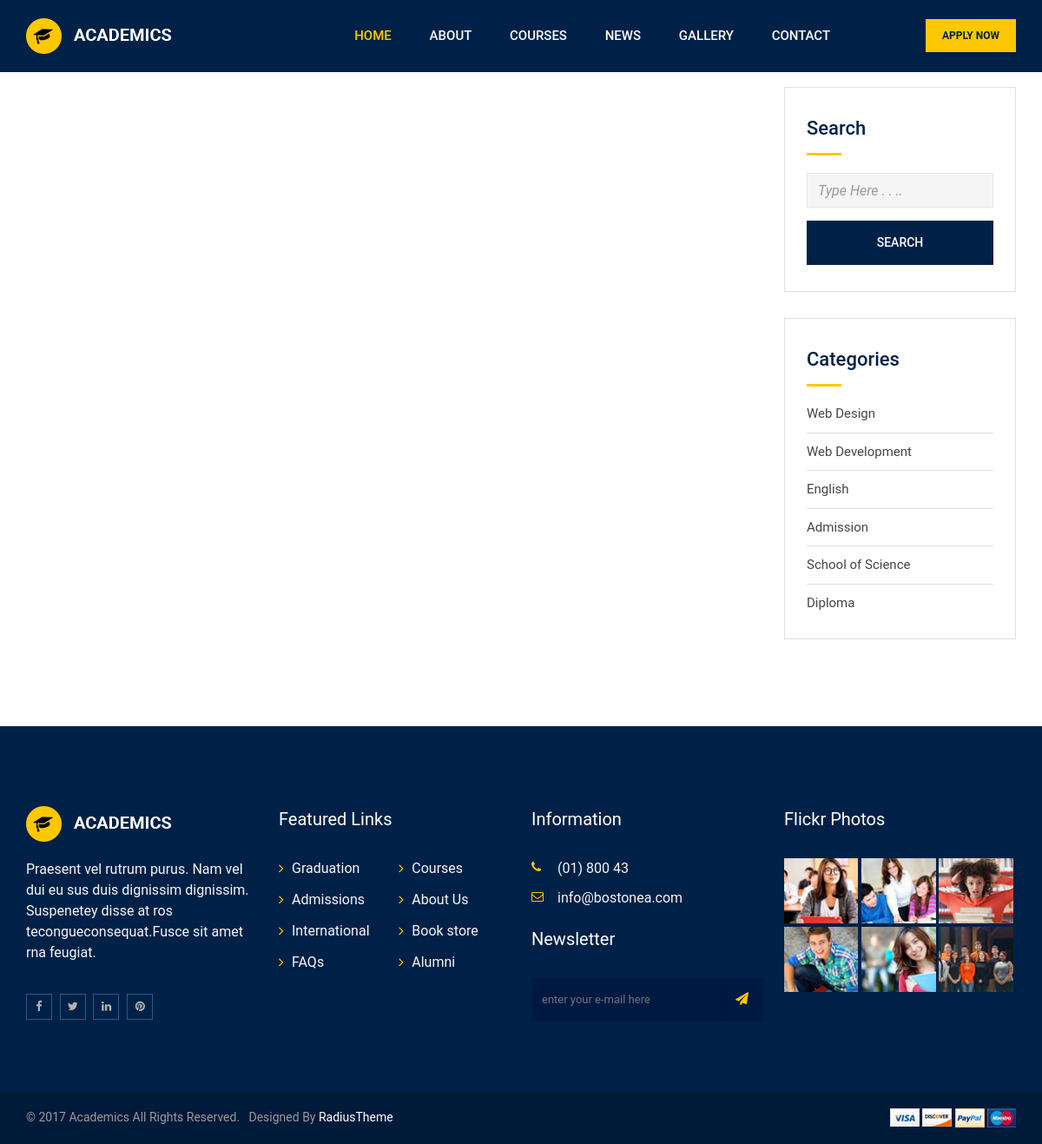
/article/event_search/, run on the app's committed database.
### academics/models.py (models this page shows, shortened)
class CourseCategory(models.Model):
    course_category = models.CharField(max_length=50)

### home/models.py (models this page shows, shortened)
class Institution(models.Model):
    insti_name = models.CharField(max_length=100)
    insti_logo = models.ImageField(upload_to='institute/', blank=True, null=True)
    insti_description = models.TextField(blank=True, null=True)
    insti_phone = models.CharField(max_length=11, blank=True, null=True)
    insti_address = models.CharField(max_length=11)
    insti_email = models.EmailField()
    insti_facebook = models.URLField(max_length=200, blank=True, null=True)
    insti_twitter = models.URLField(max_length=200, blank=True, null=True)
    insti_linkdin = models.URLField(max_length=200, blank=True, null=True)
    insti_pinterest = models.URLField(max_length=200, blank=True, null=True)

### article/views.py (the view)
# urls.py: path('event_search/', views.event_search, name='event_search'),
def event_search(request):
    search = request.GET.get('search', "None")
    result  = Event.objects.filter(
            Q(title__icontains=search) |
            Q(description__icontains=search)
            )
    print(result,"RESSSSS")
    context = {
        'result':result
    }
    return render(request, 'pages/event_search.html', context)

### home/custome_context_processor.py (called while the page is built)
def institute(request):
    inst_obj = Institution.objects.get(id=1)
    context = {
        'institute':inst_obj
    }
    return context

def category_all(request):
    categories =  CourseCategory.objects.all()
    context = {
        'categories':categories
    }
    return context

### templates/pages/event_search.html (shortened to what this page needs)
{% extends 'base.html' %}
{% load static %}
{% block content %}
<div class="event-page-area">
    <div class="container">
        <div class="row">
            <div class="col-xl-9 col-lg-9 col-md-8 col-sm-12">
            </div>
            <div class="col-xl-3 col-lg-3 col-md-4 col-sm-12">
                <div class="sidebar">
                    <div class="sidebar-box">
                        <div class="sidebar-box-inner">
                            <h3 class="sidebar-title">Search</h3>
                            <div class="sidebar-find-course">
                                <form id="checkout-form" action="{% url 'event_search' %}" method="GET">
                                    <div class="form-group course-name">
                                        <input id="first-name" placeholder="Type Here . . .." name="search" class="form-control" type="text" />
                                    </div>
                                    <div class="form-group">
                                        <button class="sidebar-search-btn-full disabled" type="submit" value="Login">Search</button>
                                    </div>
                                </form>
                            </div>
                        </div>
                    </div>
                    <div class="sidebar-box">
                        <div class="sidebar-box-inner">
                            <h3 class="sidebar-title">Categories</h3>
                            <ul class="sidebar-categories">
                                {% for i in categories %}
                                <li><a href="#">{{ i.course_category }}</a></li>
                                {% endfor %}
                            </ul>
                        </div>
                    </div>
                </div>
            </div>
        </div>
    </div>
</div>
{% endblock %}

### templates/base.html (shortened to what this page needs)
<!doctype html>
<html class="no-js" lang="">
{% load static %}
<head>
    {% include 'src/css.html' %}
</head>
<body>
<div id="wrapper">
    <header>
    {% include 'section/header.html' %}
    </header>
    {% block content %}
    {% endblock %}
    <footer>
        <div class="footer-area-top">
            <div class="container">
                <div class="row">
                    <div class="col-xl-3 col-lg-3 col-md-6 col-sm-12">
                        <div class="footer-box">
                            <a href="{% url 'home' %}"><img class="img-responsive" src="{{ institute.insti_logo.url }}" alt="logo"></a>
                            <div class="footer-about">
                                <p>{{ institute.insti_description }}</p>
                            </div>
                            <ul class="footer-social">
                                <li><a href="{{ institute.insti_facebook }}"><i class="fa fa-facebook" aria-hidden="true"></i></a></li>
                                <li><a href="{{ institute.insti_twitter }}"><i class="fa fa-twitter" aria-hidden="true"></i></a></li>
                                <li><a href="{{ institute.insti_linkdin }}"><i class="fa fa-linkedin" aria-hidden="true"></i></a></li>
                                <li><a href="{{ institute.insti_pinteres }}"><i class="fa fa-pinterest" aria-hidden="true"></i></a></li>
                            </ul>
                        </div>
                    </div>
                    <div class="col-xl-3 col-lg-3 col-md-6 col-sm-12">
                        <div class="footer-box">
                            <h3>Featured Links</h3>
                            <ul class="featured-links">
                                <li>
                                    <ul>
                                        <li><a href="#">Graduation</a></li>
                                        <li><a href="#">Admissions</a></li>
                                        <li><a href="#">International</a></li>
                                        <li><a href="#">FAQs</a></li>
                                    </ul>
                                </li>
                                <li>
                                    <ul>
                                        <li><a href="#">Courses</a></li>
                                        <li><a href="#">About Us</a></li>
                                        <li><a href="#">Book store</a></li>
                                        <li><a href="#">Alumni</a></li>
                                    </ul>
                                </li>
                            </ul>
                        </div>
                    </div>
                    <div class="col-xl-3 col-lg-3 col-md-6 col-sm-12">
                        <div class="footer-box">
                            <h3>Information</h3>
                            <ul class="corporate-address">
                                <li><i class="fa fa-phone" aria-hidden="true"></i><a href="Phone(01)800433633.html">
                                    {{ institute.insti_phone }} </a></li>
                                <li><i class="fa fa-envelope-o" aria-hidden="true"></i>{{ institute.insti_email }}</li>
                            </ul>
                            <div class="newsletter-area">
                                <h3>Newsletter</h3>
                                <form action="{% url 'newsletter' %}" method="POST">
                                    <div class="input-group stylish-input-group">
                                        <input type="text" name="mail" placeholder="Enter your e-mail here" class="form-control">
                                        <span class="input-group-addon">
                                            <button type="submit">
                                                <i class="fa fa-paper-plane" aria-hidden="true"></i>
                                            </button>
                                        </span>
                                    </div>
                                </form>
                            </div>
                        </div>
                    </div>
                    <div class="col-xl-3 col-lg-3 col-md-6 col-sm-12">
                        <div class="footer-box">
                            <h3>Flickr Photos</h3>
                            <ul class="flickr-photos">
                                <li>
                                    <a href="#"><img class="img-responsive" src="{% static 'img/footer/1.jpg' %}" alt="flickr"></a>
                                </li>
                                <li>
                                    <a href="#"><img class="img-responsive" src="{% static 'img/footer/2.jpg' %}" alt="flickr"></a>
                                </li>
                                <li>
                                    <a href="#"><img class="img-responsive" src="{% static 'img/footer/3.jpg' %}" alt="flickr"></a>
                                </li>
                                <li>
                                    <a href="#"><img class="img-responsive" src="{% static 'img/footer/4.jpg' %}" alt="flickr"></a>
                                </li>
                                <li>
                                    <a href="#"><img class="img-responsive" src="{% static 'img/footer/5.jpg' %}" alt="flickr"></a>
                                </li>
                                <li>
                                    <a href="#"><img class="img-responsive" src="{% static 'img/footer/6.jpg' %}" alt="flickr"></a>
                                </li>
                            </ul>
                        </div>
                    </div>
                </div>
            </div>
        </div>
        <div class="footer-area-bottom">
            <div class="container">
                <div class="row">
                    <div class="col-xl-8 col-lg-8 col-md-8 col-sm-12">
                        <p>&copy; 2017 Academics All Rights Reserved. &nbsp; Designed by<a target="_blank"
                                                                                           href="https://www.radiustheme.com/"
                                                                                           rel="nofollow">
                            RadiusTheme</a></p>
                    </div>
                    <div class="col-xl-4 col-lg-4 col-md-4 col-sm-12">
                        <ul class="payment-method">
                            <li>
                                <a href="#"><img alt="payment-method" src="{% static 'img/payment-method1.jpg' %}"></a>
                            </li>
                            <li>
                                <a href="#"><img alt="payment-method" src="{% static 'img/payment-method2.jpg' %}"></a>
                            </li>
                            <li>
                                <a href="#"><img alt="payment-method" src="{% static 'img/payment-method3.jpg' %}"></a>
                            </li>
                            <li>
                                <a href="#"><img alt="payment-method" src="{% static 'img/payment-method4.jpg' %}"></a>
                            </li>
                        </ul>
                    </div>
                </div>
            </div>
        </div>
    </footer>
</div>
</body>
</html>

### static/css/main.css (style rules this page uses)
html { color: #222; font-size: 1em; line-height: 1.4; }
audio, canvas, iframe, img, svg, video { vertical-align: middle; }

### data on the page
CourseCategory: course_category "Web Design"
CourseCategory: course_category "Web Development"
CourseCategory: course_category "English"
CourseCategory: course_category "Admission"
CourseCategory: course_category "School of Science"
CourseCategory: course_category "Diploma"
Institution: insti_logo (picture), insti_description "Praesent vel rutrum purus. Nam vel dui eu sus duis dignissim dignissim. Suspenetey disse at ros tecongueconsequat.Fusce sit amet rna feugiat.", insti_phone "(01) 800 43", insti_email "info@bostonea.com"
